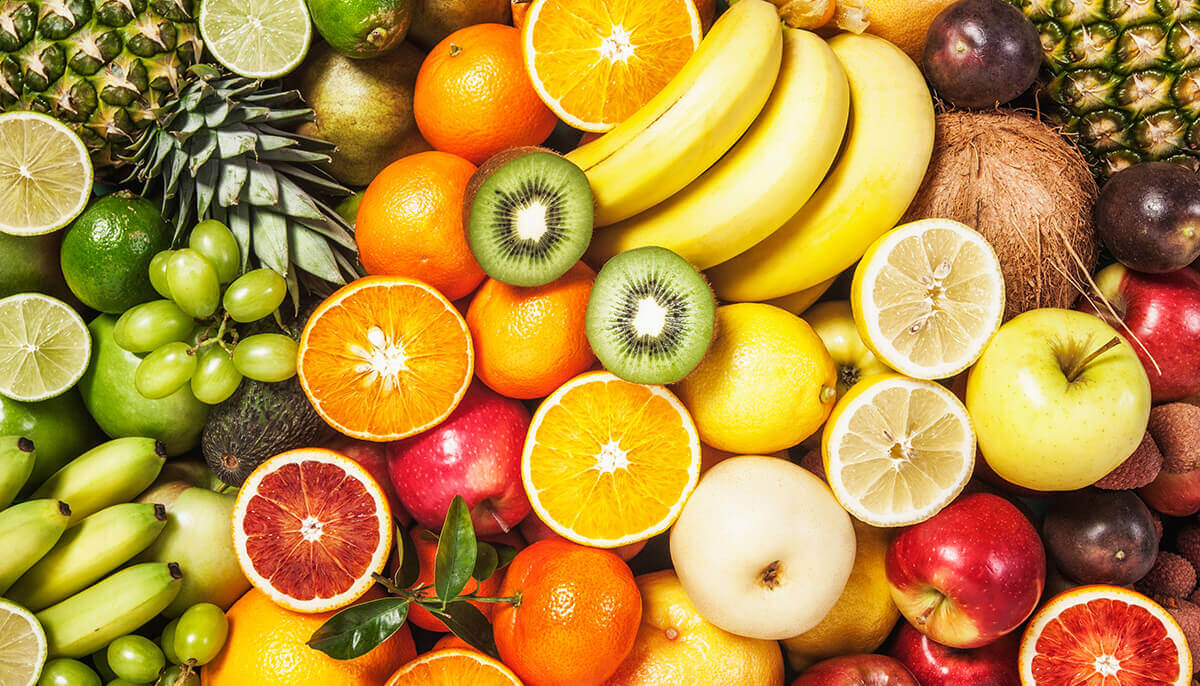
#> input picture img/img.jpg, 1200 x 686 px
$ python rgb_color.py
#> lines starting #> are read from the running program, lines starting #| are printed output that depends on the picture
import cv2
import numpy as np


img = cv2.imread('img/img.jpg')
#> img is the input picture: shape (686, 1200, 3); mean B, G, R 61.9, 140, 181.8

#img[:,:,0] =0  #BGR , making B channel 0
#img[:,:,2] =0

img = cv2.resize(img, (256,256))
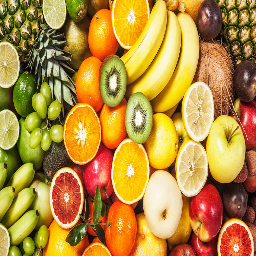
#> img: shape (256, 256, 3); mean B, G, R 61.8, 139.9, 181.7

imgBlue = img[:,:,0]
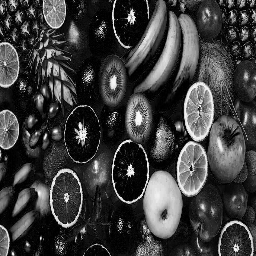
#> imgBlue: shape (256, 256); min 0, max 255, mean 61.8
imgGreen = img[:,:,1]
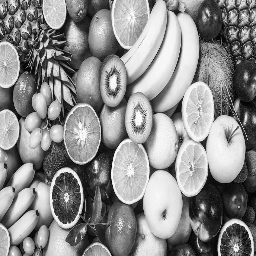
#> imgGreen: shape (256, 256); min 0, max 255, mean 139.9
imgRed = img[:,:,2]
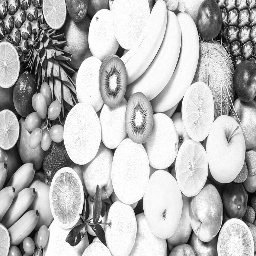
#> imgRed: shape (256, 256); min 0, max 255, mean 181.7

img_new = np.hstack((imgBlue, imgGreen, imgRed))
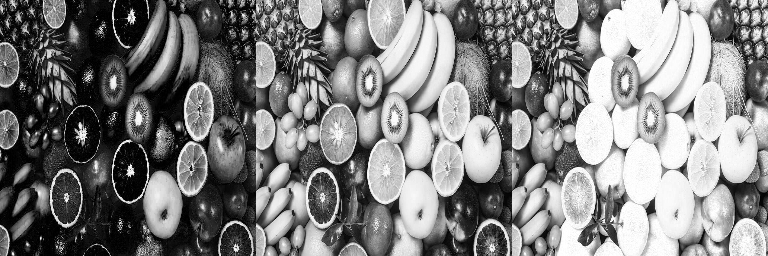
#> img_new: shape (256, 768); min 0, max 255, mean 127.8


cv2.imshow('imageBGRT', img_new)
cv2.waitKey(0)
print(img_new.shape)
#| (256, 768)

$ run again, with img/clahe_1.jpg copied over img/img.jpg
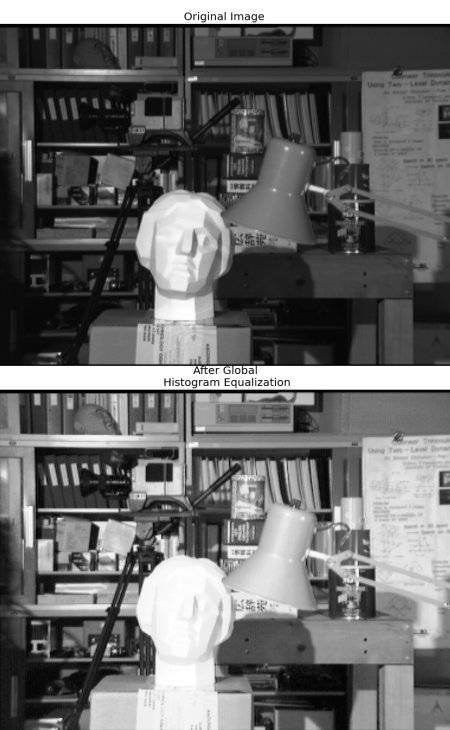
#> input picture img/clahe_1.jpg, 450 x 730 px
#> img is the input picture: shape (730, 450, 3); min 0, max 255, mean 107.8
#> `img = cv2.resize(img, (256,256))`:
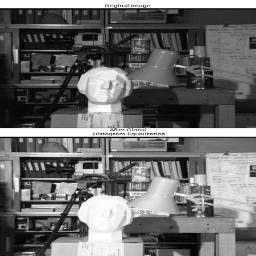
#> img: shape (256, 256, 3); min 0, max 255, mean 107.9
#> `img_new = np.hstack((imgBlue, imgGreen, imgRed))`:
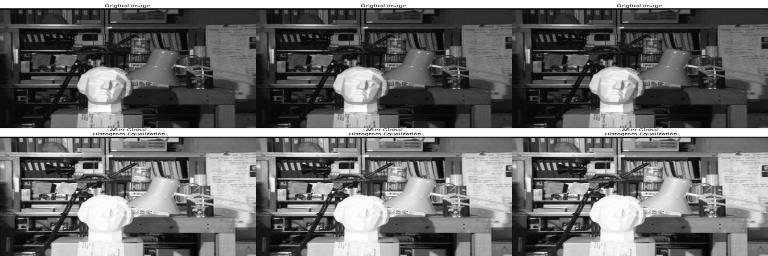
#> img_new: shape (256, 768); min 0, max 255, mean 107.9
#| (256, 768)
